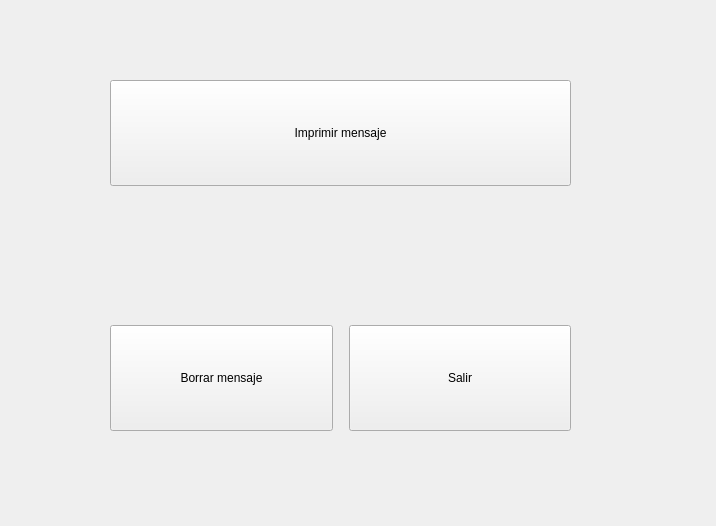
<?xml version="1.0" encoding="UTF-8"?>
<ui version="4.0">
 <class>Form</class>
 <widget class="QWidget" name="Form">
  <property name="geometry">
   <rect>
    <x>0</x>
    <y>0</y>
    <width>716</width>
    <height>526</height>
   </rect>
  </property>
  <property name="windowTitle">
   <string>Form</string>
  </property>
  <widget class="QWidget" name="verticalLayoutWidget">
   <property name="geometry">
    <rect>
     <x>110</x>
     <y>80</y>
     <width>461</width>
     <height>351</height>
    </rect>
   </property>
   <layout class="QVBoxLayout" name="verticalLayout">
    <property name="spacing">
     <number>16</number>
    </property>
    <item>
     <widget class="QPushButton" name="i_mensaje">
      <property name="enabled">
       <bool>true</bool>
      </property>
      <property name="sizePolicy">
       <sizepolicy hsizetype="Preferred" vsizetype="Preferred">
        <horstretch>25</horstretch>
        <verstretch>0</verstretch>
       </sizepolicy>
      </property>
      <property name="text">
       <string>Imprimir mensaje</string>
      </property>
      <property name="iconSize">
       <size>
        <width>16</width>
        <height>16</height>
       </size>
      </property>
     </widget>
    </item>
    <item>
     <widget class="QLabel" name="mensaje">
      <property name="sizePolicy">
       <sizepolicy hsizetype="Preferred" vsizetype="Preferred">
        <horstretch>0</horstretch>
        <verstretch>0</verstretch>
       </sizepolicy>
      </property>
      <property name="text">
       <string/>
      </property>
      <property name="alignment">
       <set>Qt::AlignCenter</set>
      </property>
     </widget>
    </item>
    <item>
     <layout class="QHBoxLayout" name="horizontalLayout">
      <item>
       <widget class="QPushButton" name="b_mensaje">
        <property name="sizePolicy">
         <sizepolicy hsizetype="Preferred" vsizetype="Preferred">
          <horstretch>0</horstretch>
          <verstretch>0</verstretch>
         </sizepolicy>
        </property>
        <property name="text">
         <string>Borrar mensaje</string>
        </property>
       </widget>
      </item>
      <item>
       <widget class="QPushButton" name="salir">
        <property name="sizePolicy">
         <sizepolicy hsizetype="Preferred" vsizetype="Preferred">
          <horstretch>0</horstretch>
          <verstretch>0</verstretch>
         </sizepolicy>
        </property>
        <property name="text">
         <string>Salir</string>
        </property>
       </widget>
      </item>
     </layout>
    </item>
   </layout>
  </widget>
 </widget>
 <resources/>
 <connections>
  <connection>
   <sender>i_mensaje</sender>
   <signal>clicked()</signal>
   <receiver>mensaje</receiver>
   <slot>show()</slot>
   <hints>
    <hint type="sourcelabel">
     <x>352</x>
     <y>147</y>
    </hint>
    <hint type="destinationlabel">
     <x>349</x>
     <y>264</y>
    </hint>
   </hints>
  </connection>
  <connection>
   <sender>b_mensaje</sender>
   <signal>clicked()</signal>
   <receiver>mensaje</receiver>
   <slot>hide()</slot>
   <hints>
    <hint type="sourcelabel">
     <x>242</x>
     <y>383</y>
    </hint>
    <hint type="destinationlabel">
     <x>237</x>
     <y>262</y>
    </hint>
   </hints>
  </connection>
  <connection>
   <sender>salir</sender>
   <signal>clicked()</signal>
   <receiver>Form</receiver>
   <slot>close()</slot>
   <hints>
    <hint type="sourcelabel">
     <x>464</x>
     <y>394</y>
    </hint>
    <hint type="destinationlabel">
     <x>546</x>
     <y>478</y>
    </hint>
   </hints>
  </connection>
 </connections>
</ui>
